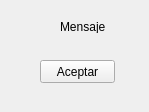
<?xml version="1.0" encoding="UTF-8"?>
<ui version="4.0">
 <class>MainWindow</class>
 <widget class="QMainWindow" name="MainWindow">
  <property name="geometry">
   <rect>
    <x>0</x>
    <y>0</y>
    <width>149</width>
    <height>112</height>
   </rect>
  </property>
  <property name="windowTitle">
   <string>MainWindow</string>
  </property>
  <widget class="QWidget" name="centralwidget">
   <widget class="QLabel" name="label">
    <property name="geometry">
     <rect>
      <x>60</x>
      <y>20</y>
      <width>47</width>
      <height>13</height>
     </rect>
    </property>
    <property name="text">
     <string>Mensaje</string>
    </property>
   </widget>
   <widget class="QPushButton" name="pushButton">
    <property name="geometry">
     <rect>
      <x>40</x>
      <y>60</y>
      <width>75</width>
      <height>23</height>
     </rect>
    </property>
    <property name="text">
     <string>Aceptar</string>
    </property>
   </widget>
  </widget>
 </widget>
 <resources/>
 <connections/>
</ui>
